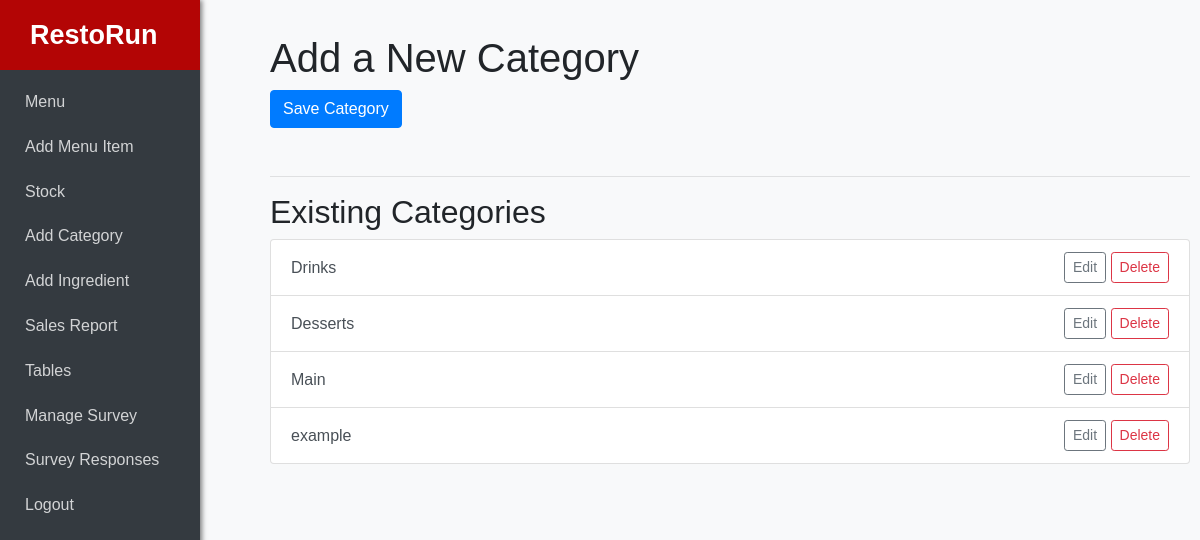
The page /categories/ (signed in) on the database its author committed.
### api/models.py (models this page shows, shortened)
class Category(models.Model):
    name = models.CharField(max_length=100, unique=True)
    description = models.TextField(blank=True)

### api/views.py (the view)
# urls.py: path('categories/', views.category_list, name='category_list'),
@login_required
def category_list(request):
    categories = Category.objects.all()
    return render(request, 'api/spa/add_category.html', {'categories': categories})

### cart/contextprocessors.py (called while the page is built)
def cart(request):
    return {'cart': Cart(request)}

### api/templates/api/spa/add_category.html (shortened to what this page needs)
<!DOCTYPE html>
<html lang="en">
<head>
    <link href="https://stackpath.bootstrapcdn.com/bootstrap/4.5.2/css/bootstrap.min.css" rel="stylesheet">
</head>
<body>
    {% include 'api/spa/navbar.html' %}
    <div class="container mt-4 content">
        <h1>Add a New Category</h1>
        <form method="post" enctype="multipart/form-data" class="mb-5">
            <button type="submit" class="btn btn-primary">Save Category</button>
        </form>
        <hr>
        <h2>Existing Categories</h2>
        <div class="list-group">
            {% for category in categories %}
            <div class="list-group-item list-group-item-action d-flex justify-content-between align-items-center">
                {{ category.name }}
                <div>
                    <a href="{% url 'api:edit_category' category.id %}" class="btn btn-sm btn-outline-secondary">Edit</a>
                    <a href="{% url 'api:delete_category' category.id %}" class="btn btn-sm btn-outline-danger">Delete</a>
                </div>
            </div>
            {% endfor %}
        </div>
    </div>
</body>
</html>

### api/templates/api/spa/navbar.html (style rules this page uses)
body { font-family: 'Arial', sans-serif; margin-top: 0; padding-top: 0; background-color: #f8f9fa; display: flex; flex-direction: column; align-items: center; position: relative; top: -210px; padding-top: 20px; }
.container.mt-4.content { margin-top: 0; width: 100%; max-width: 960px; gap: 15px; flex: 0 0 35%; margin-bottom: 30px; }
.content { margin-left: 250px; padding: 20px; }
.content { padding-top: 200px; }

### rows shown on the page
Category: name "Drinks"
Category: name "Desserts"
Category: name "Main"
Category: name "example"
